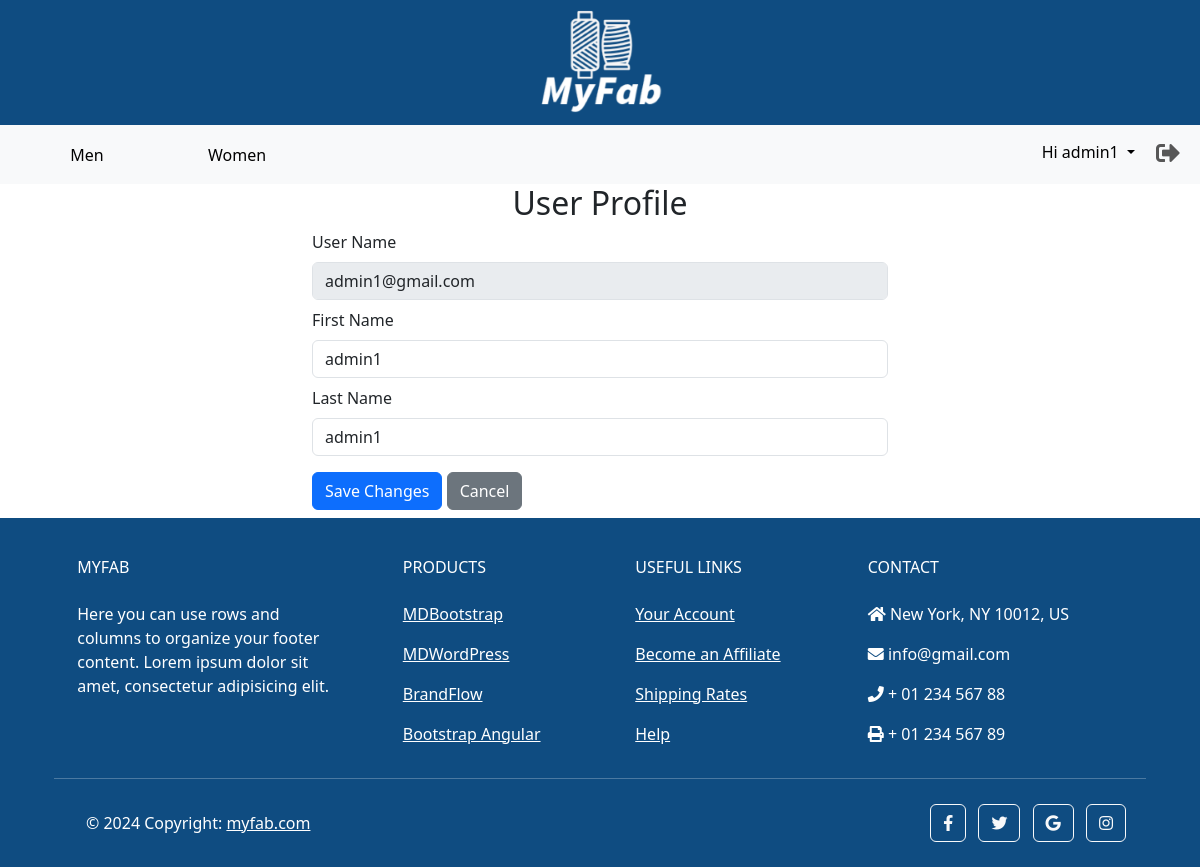
The page /accounts/profile/30 (signed in) on the database its author committed.
### accounts/models.py (models this page shows)
class CustomUser(AbstractUser):
    phone_number = models.CharField(max_length=13, unique=True)

### accounts/views.py (the view)
# urls.py: path('profile/<int:pk>', UserProfile.as_view(), name = 'user_profile'),
class UserProfile(UpdateView):
    model = CustomUser
    fields = ['first_name', 'last_name']
    template_name = 'profile.html'
    success_url = '/main/'

### templates/profile.html (shortened to what this page needs)
{% extends 'base.html' %}
{% load static %}
{% load custom_filters %}
{% block content %}
    <nav class="navbar navbar-expand-lg bg-body-tertiary">
        <div class="container-fluid">
        <div class="collapse navbar-collapse" id="navbarSupportedContent">
            <ul class="navbar-nav d-flex align-items-center me-auto mb-2 mb-lg-0">
                <li class="nav-item">
                    <button class="nav-link active btn btn-link" style="min-width: 150px;" aria-current="page">
                        <a class="text-black text-decoration-none" href="{% url "main:home" %}">Men</a>
                    </button>
                </li>
                <li class="nav-item">
                    <button class="nav-link btn btn-link" style="min-width: 150px;" aria-current="page">
                        <a class="text-black text-decoration-none" href="{% url "main:home_women" %}">Women</a>
                    </button>
                </li>
            </ul>
            <ul class="navbar-nav d-flex flex-row justify-content-center  ms-auto mb-2 mb-lg-0">
                {% if user.is_authenticated %}
                <li class="nav-item dropdown">
                    <a class="btn text-black dropdown-toggle" href="#" role="button" data-bs-toggle="dropdown"
                        aria-expanded="false">
                        Hi {{user.first_name}}
                    </a>
                </li>
                <li class="nav-item ms-3 ms-lg-0">
                    <form action="{% url 'accounts:logout' %}" method="post">
                        <button type="submit" class="nav-link" style="border: none; background: none;">
                            <i style='font-size:24px' class='fas'>&#xf2f5;</i>
                        </button>
                    </form>
                </li>
                {% endif %}
            </ul>
        </div>
        </div>
    </nav>
    <div class="container col-10 col-lg-6">
        <h2 class="text-center">User Profile</h2>
        <form method="post" >
            <div class="form-group my-2">
                <label for="user_name" class="form-label">User Name</label>
                <input type="text" class="form-control " id="user_name" name="user_name" value="{{user.username}}" disabled>
            </div>
            <div class="form-group my-2">
                <label for="first_name" class="form-label">First Name</label>
                <input type="text" class="form-control " id="first_name" name="first_name" value="{{user.first_name}}">
            </div>
            <div class="form-group my-2">
                <label for="last_name" class="form-label">Last Name</label>
                <input type="text" class="form-control " id="last_name" name="last_name" value="{{user.last_name}}">
            </div>
            <button type="submit" class="btn btn-primary my-2">Save Changes</button>
            <a href="#" onclick="window.history.back();" class="btn btn-secondary">Cancel</a>
        </form>
    </div>
{% endblock %}

### rows shown on the page
CustomUser: first_name "admin1", user_name "admin1@gmail.com", last_name "admin1"
